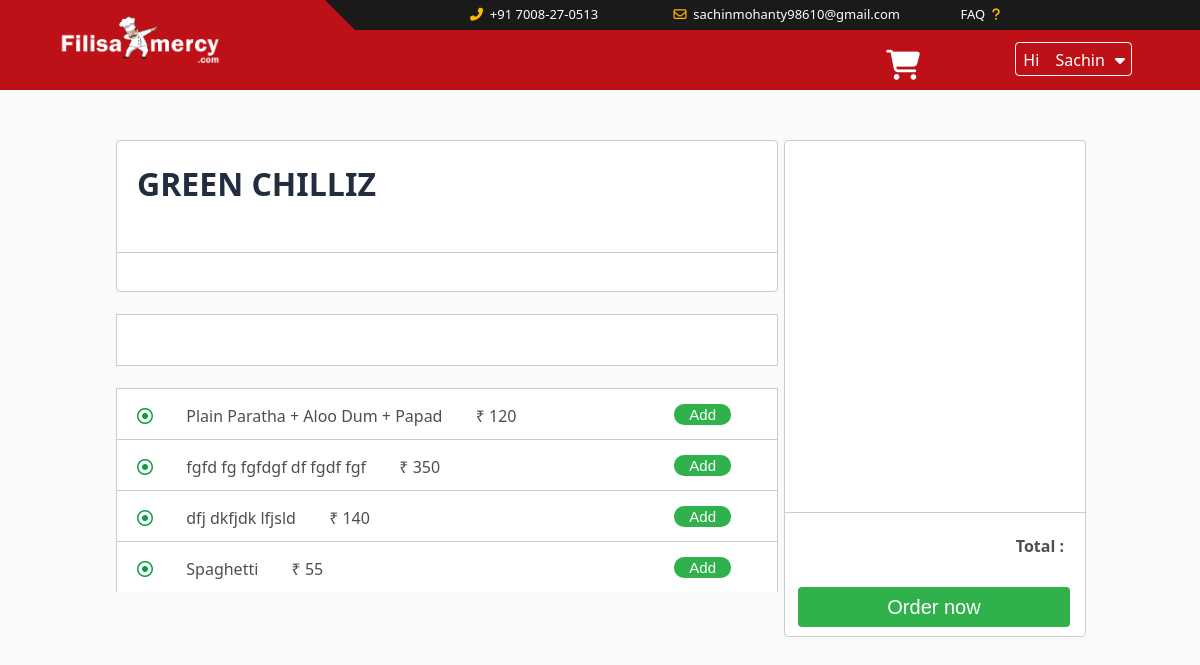
The app's page /buy-foods.php?restaurant=5655156 (signed in) with its own data.
### tables this page shows
CREATE TABLE IF NOT EXISTS `restaurants` (
  `res_id` int(11) NOT NULL AUTO_INCREMENT,
  `rndm_num` varchar(20) DEFAULT NULL,
  `res_name` varchar(255) NOT NULL,
  `price` double(6,2) DEFAULT NULL,
  `res_info` varchar(255) NOT NULL,
  `res_info2` varchar(255) NOT NULL,
  `veg` varchar(3) DEFAULT NULL,
  `res_img` varchar(255) NOT NULL,
  `area` varchar(20) NOT NULL,
  `dist` varchar(20) NOT NULL,
  `category` varchar(20) DEFAULT NULL,
  PRIMARY KEY (`res_id`),
  UNIQUE KEY `rndm_num` (`rndm_num`)
);

CREATE TABLE IF NOT EXISTS `foods` (
  `sl` int(11) NOT NULL AUTO_INCREMENT,
  `res_id` varchar(50) NOT NULL,
  `foods` varchar(255) NOT NULL,
  `price` double NOT NULL,
  `veg` varchar(5) NOT NULL,
  PRIMARY KEY (`sl`)
);

### buy-foods.php (the view, shortened to what this page needs)
<?php
  $check = $_GET["restaurant"];
  ?>
<!DOCTYPE html>
<html>
<head>
	<link rel="stylesheet" type="text/css" href="Design Codes/CSS/buy-foods.css">
        <link rel="stylesheet" type="text/css" href="Design Codes/CSS/footer.css">
        <link rel="stylesheet" type="text/css" href="Design Codes/site.css">
        <link rel="stylesheet" type="text/css" href="Design Codes/CSS/searchbox.css">
    <link rel="stylesheet" type="text/css" href="Design Codes/CSS/create-acc.css">
</head>
<body>
    <?php
    include("header.php");
    ?>
	<div class="cart-box" id="cart-box">
		<div class="content-cart" id="content-cart">
            <div class="item-box">
                 <?php
                 foreach($_SESSION['shopping_cart'] as $key => $values) {
                     $total += $values["item_price"];
              ?>
                <div class="item" id="item">
                    <p><?php echo $values["item_name"].' - ₹ '.$values["item_price"] ?></p>
                    <p id="qtyText">Qty
                    <input type="text" name="qty" value="1" min="1" max="100" readonly>
                    <a href="removeitem.php?restaurant=<?php echo $check; ?>&id=<?php echo $values["item_code"]; ?>">X</a>
                  </p>
                </div>
               <?php } ?>
            </div>
            <div class="total-price">
                <h4>Total : <?php echo $total ?></h4>
                <form action="Order.php?restaurant=<?php echo $check; ?>&id=<?php echo $values["item_code"]; ?>">
                <input type="submit" name="checkout" id="checkout" value="Order now">
                </form>
            </div>
        </div>
	</div>
	<div class="wrapper">
		<div class="resname-box">
			<div class="upper-box">
				<h1><?php
        $query = "SELECT * FROM restaurants WHERE rndm_num='$check' ";
            $sql = mysqli_query($conn,$query);
            $row = mysqli_fetch_array($sql);
            echo $row['res_name'];
         ?></h1>
			</div>
			<div class="lower-box"></div>
		</div><br>
		<div class="food-cat"></div><br>
        <?php
            $query = "SELECT * FROM foods WHERE res_id='$check' ";
            $sql = mysqli_query($conn,$query);
            while($row = mysqli_fetch_array($sql))
            {
              $foods= $row['foods'];
              $price= $row['price'];
              ?>
        <div class="food-box">
			             <p><i class="far fa-dot-circle"></i>&nbsp &nbsp &nbsp &nbsp <?php echo $foods; ?>&nbsp &nbsp &nbsp &nbsp <?php echo '₹ '.$price ?></p>
                <form action="buy-foods.php?restaurant=<?php echo $check; ?>" method="POST">
                    <input type="submit" name="add_to_cart" value="Add" id="add">
            </form>
		</div>
  <?php } ?>
	</div>
</body>
</html>

### header.php (shortened to what this page needs)
<div class="header">
		<div id="logo"><a href="index.php"><img src="../FinalyrProj/LOGO/Logo2.png"></a></div>
		<div id="upper-header"></div><div id="upper-header2"></div>
			<div id="call"><i class="fas fa-phone-alt"></i>&nbsp +91 7008-27-0513</div>
			<div id="mail"><i class="far fa-envelope"></i>&nbsp sachinmohanty98610@gmail.com</div>
			<div id="faq-list"><a href="#">FAQ &nbsp<i class="fas fa-question"></i></a></div>
		<div id="cart"><a href="order.php" style="color:#fff;"><i class="fas fa-shopping-cart"></i></a></div>
		<div class="dropdown-profile" id="prfl" >
					<div id="dropdown-box" class="d-b" onclick="myFunction()">
						<p id="hi-1">Hi</p>
						<p id="user-name"><?php
						$user_logged=$_SESSION['user'];
						echo  $user_logged; ?></p>
						<i class="fas fa-caret-down"></i>
					</div>
		</div>
	</div>

### Design Codes/CSS/buy-foods.css (style rules this page uses)
body { margin: 0; padding: 0; background: #f3f3f3; font-family: segoe UI; color: #4e4e4e; }
.header { width: 100%; height: 90px; background: #ccc; }
.wrapper { margin-top: 30px; width: 55%; height: auto; padding: 20px; position: absolute; left: 8%; }
.resname-box { height: 150px; width: 100%; background: #fff ; border-radius: 4px; border: 1px solid #ccc; }
.upper-box { width: 100%; height: 60%; border-bottom: 1px solid #ccc; }
.lower-box { height: 40%; width: 100%; }
.upper-box h1 { text-transform: uppercase; color: #222D3D; margin-left: 20px; }
.food-cat { width: 100%; height: 50px; background: #fff; border: 1px solid #ccc; }
.food-box { width: 100%; height: 50px; background: #fff; border-top: 1px solid #ccc; border-left: 1px solid #ccc; border-right: 1px solid #ccc; }
.cart-box { height:auto; width: 300px; position: absolute; right: 0; margin-top: 30px; right: 8%; padding: 20px; }
.content-cart { height: 495px; width: 100%; background: #fff; border: 1px solid #ccc; border-radius: 4px; }
.food-box p { position: absolute; margin-left: 20px; }
.food-box p i { color: #099E44; }
.food-box form input[type=submit] { background: #2FB24C; padding: 2px 15px; color: white; border-radius: 10px ; border-style: none; font-size: 15px; position: absolute; right: 0; margin: 15px 65px; cursor: pointer; }
.item-box { width: 100%; height: 75%; border-bottom: 1px solid #ccc; overflow-y: scroll; }
.total-price { width: 100%; height: 30%; }
.total-price h4 { position: absolute; right: 0; margin-right: 40px; }
.total-price input[type=submit] { background: #2FB24C; border-style: none; border-radius: 4px; color: #fff; width: 80%; height: 40px; font-size: 20px; position: absolute; left: 50%; transform: translateX(-50%); bottom: 0; margin-bottom: 30px; cursor: pointer; transition: .3s ease; }

### Design Codes/CSS/footer.css (style rules this page uses)
html { scroll-behavior: smooth; }

### Design Codes/site.css (style rules this page uses)
body { padding: 0; margin: 0; background-image: url(""); background-repeat: no-repeat; background-size: cover; height: auto; background-color: #FAFAFA; }
.header { width: 100% auto; height: 90px; background-color: #BE1117; }
#logo { position: absolute; margin-top: 5px; height: 70px; width: 180px; margin-left: 50px; transition: 0.3s ease; }
#logo img { width: 100%; height: 100%; }
.header #upper-header { position: absolute; margin-right: 500px; right: 0; width: 30%; height: 30px; background: #1a1a1a; transform: skewX(45deg); }
.header #upper-header2 { position: absolute; right: 0; width: 50%; height: 30px; background: #1a1a1a; }
#call { position: absolute; right: 0; font-size: 13px; width: 300px; margin: 5px 430px; color: #fff; font-family: Segoe UI; }
#call i { color: #FFB900; }
#mail { position: absolute; right: 0; font-size: 13px; margin: 5px 300px; color: #fff; font-family: Segoe UI; }
#mail i { color: #FFB900; }
#faq-list a { position: absolute; right: 0; font-size: 13px; text-decoration: none; margin: 5px 200px; color: #fff; font-family: Segoe UI; }
#faq-list i { color: #FFB900; }
#cart { position: absolute; right: 0; margin: 44px 280px; font-size: 30px; color: white; cursor: pointer; display: none; }
.dropdown-profile { display: none; width: auto; height: 32px; position: absolute; right: 0; margin: 42px 70px; cursor: pointer; z-index: 10; }
.dropdown-profile #dropdown-box { position: relative; width: 100%; height: 100%; border: 1px solid white; margin-top: 0; text-align: center; border-radius: 4px; }
.dropdown-profile #dropdown-box p { display: inline-block; font-family: segoe UI; color: white; margin: 6px; }
.dropdown-profile #dropdown-box i { color: white; margin-right: 5px; }

### Design Codes/CSS/searchbox.css (style rules this page uses)
img { width: 100%; height: 100% auto; }

### header.php (style rules this page uses)
#cart { display: block; }
#prfl { display:block; }

### buy-foods.php (style rules this page uses)
#cart { display: block; }
#prfl { display:block; }

### records on screen
restaurants: res_name "GREEN CHILLIZ"
foods: foods "Plain Paratha + Aloo Dum + Papad", price "120"
foods: foods "fgfd fg fgfdgf df fgdf fgf", price "350"
foods: foods "dfj dkfjdk lfjsld", price "140"
foods: foods "Spaghetti", price "55"

### other values on screen
$user_logged "Sachin"
